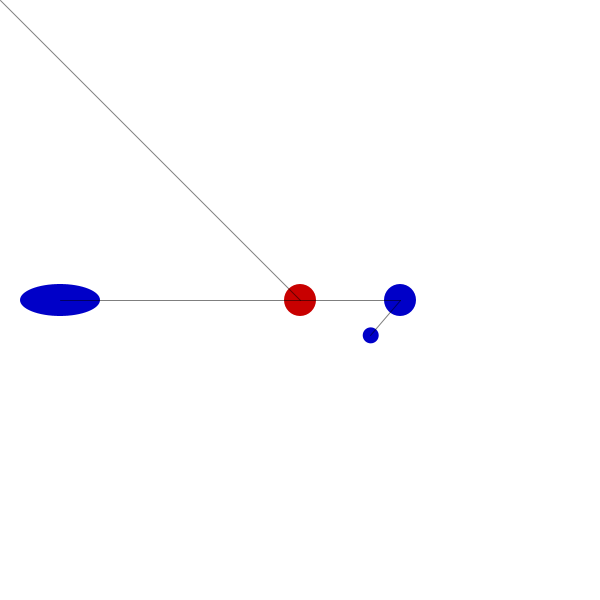
Frame 1 (no input)
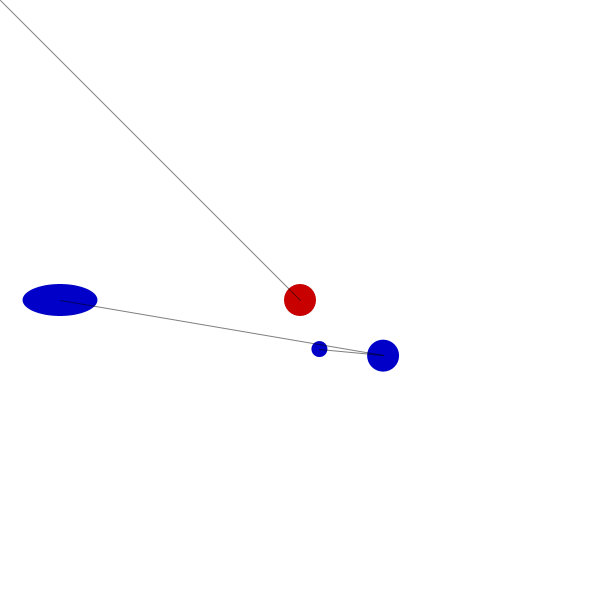
Frame 60 (the mouse pressed at the canvas centre just before this capture)
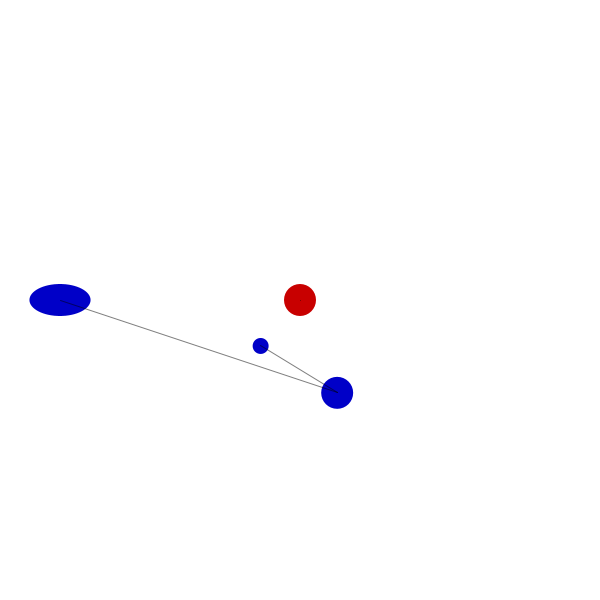
Frame 120 (the mouse held since frame 60 and released just before this capture)

The Processing sketch that drew these frames (run headless with seeded random() and noise(); from frame 60 on, the mouse is pressed at the canvas centre):

// Processing sketch: trigonom
// ── trigonom.pde
float angolo;

void setup(){
 size(600,600);
 angolo = 0;
}

void draw(){
  background(255);
  
  fill(200,0,0);
  noStroke();
  // questo é il centro
  ellipse(300,300, 32,32);
  
  fill(0,0,200);
  // angolo = 0
  // raggio = 100
  ellipse(300 +cos(angolo)*100, 300 + sin(angolo)*100, 32,32);
  
  ellipse(300 +cos(angolo + PI/4)*100, 300 + sin(angolo + PI/4)*50, 16,16);
  
  ellipse(60,300,50 + cos(angolo)*30,32);
  
  stroke(0,128);
  line(300,300,mouseX,mouseY);
  line(300 +cos(angolo)*100,300 + sin(angolo)*100,300 +cos(angolo + PI/4)*100,300 + sin(angolo + PI/4)*50);
  line(60, 300,300 +cos(angolo)*100, 300 + sin(angolo)*100 );
  
  // cambio il valore dell' angolo
  angolo = angolo + 0.01;
}
